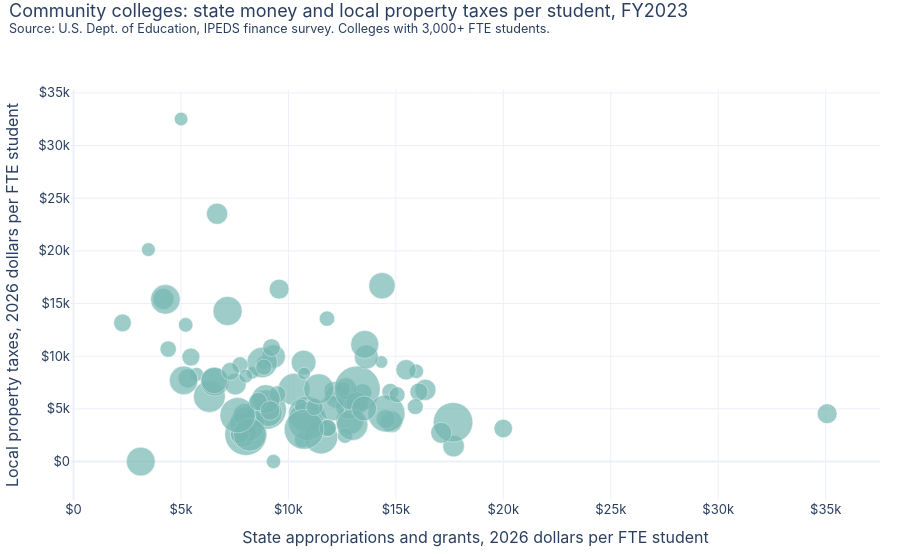

The notebook cell this image was saved under:
### Markdown cell above
### Property taxes versus state money
Community colleges get state money (the Prop 98 apportionment) and a share of local property tax. Colleges in the upper left have large property-tax bases and get less state money per student; the pattern is loose. Dot size is the number of students.

### Code cell
fig = go.Figure(go.Scatter(x=big.state_pf, y=big.local_tax_pf, mode="markers", text=big.name, marker=dict(size=(big.fte / big.fte.max() * 40 + 6), color=PALETTE[3], opacity=0.7, line=dict(width=0.5, color="white")),
                           hovertemplate="%{text}<br>state: $%{x:,.0f}<br>local property tax: $%{y:,.0f}<extra></extra>"))
fig.update_layout(xaxis_title="State appropriations and grants, " + PF, yaxis_title="Local property taxes, " + PF, xaxis_tickprefix="$", yaxis_tickprefix="$", showlegend=False, hovermode="closest")
base_layout(fig, f"Community colleges: state money and local property taxes per student, FY{int(last.fy.max())}", HE + ". Colleges with 3,000+ FTE students.")
fig.show()

### Figure 1 — Plotly figure (JSON) as saved in the notebook; plotly's stock layout.template omitted (floating-point values rounded to 4 significant figures)
{"data": [{"hovertemplate": "%{text}<br>state: $%{x:,.0f}<br>local property tax: $%{y:,.0f}<extra></extra>", "marker": {"color": "#76b7b2", "line": {"color": "white", "width": 0.5}, "opacity": 0.7, "size": [18.48, 42.19, 21.62, 39.53, 12.43, 19.79, 15.4, 39.55, 19.73, 32.05, 21.64, 26.38, 15.3, 13.89, 13.79, 27.64, 19.9, 23.46, 13.02, 26.05, 12.61, 17.95, 14.45, 23.46, 31.88, 28.48, 35.65, 34.84, 16.35, 18.8, 21.6, 33.6, 30.56, 26.18, 19.46, 21.74, 16.88, 18.99, 21.13, 16.25, 15.09, 38.86, 21.16, 14.39, 16.01, 25.67, 18.11, 22.74, 16.17, 21.0, 13.76, 21.21, 13.6, 28.76, 14.29, 23.77, 17.1, 46.0, 27.72, 17.18, 16.83, 28.69, 13.93, 29.19, 37.21, 15.19, 23.95, 31.42, 32.95, 29.62, 20.34, 17.74, 26.65, 17.94, 35.3, 14.52, 28.9, 25.07, 39.73, 24.75, 18.44, 15.92, 27.99, 17.69, 17.22, 30.23, 19.56, 18.58, 15.96, 12.65]}, "mode": "markers", "text": ["Allan Hancock College", "American River College", "Antelope Valley Community College District", "Bakersfield College", "Berkeley City College", "Butte College", "Cabrillo College", "Cerritos College", "Chabot College", "Chaffey College", "Citrus College", "City College of San Francisco", "Clovis Community College", "Coastline Community College", "College of San Mateo", "College of the Canyons", "College of the Desert", "College of the Sequoias", "Contra Costa College", "Cosumnes River College", "Crafton Hills College", "Cuesta College", "Cuyamaca College", "Cypress College", "De Anza College", "Diablo Valley College", "East Los Angeles College", "El Camino Community College District", "Evergreen Valley College", "Folsom Lake College", "Foothill College", "Fresno City College", "Fullerton College", "Glendale Community College", "Golden West College", "Grossmont College", "Hartnell College", "Imperial Valley College", "Irvine Valley College", "Laney College", "Las Positas College", "Long Beach City College", "Los Angeles City College", "Los Angeles Harbor College", "Los Angeles Mission College", "Los Angeles Pierce College", "Los Angeles Trade Technical College", "Los Angeles Valley College", "Los Medanos College", "Merced College", "Merritt College", "MiraCosta College", "Mission College", "Modesto Junior College", "Monterey Peninsula College", "Moorpark College", "Moreno Valley College", "Mt San Antonio College", "Mt San Jacinto Community College District", "Norco College", "Ohlone College", "Orange Coast College", "Oxnard College", "Palomar College", "Pasadena City College", "Reedley College", "Rio Hondo College", "Riverside City College", "Sacramento City College", "Saddleback College", "San Bernardino Valley College", "San Diego City College", "San Diego Mesa College", "San Diego Miramar College", "San Joaquin Delta College", "San Jose City College", "Santa Ana College", "Santa Barbara City College", "Santa Monica College", "Santa Rosa Junior College", "Santiago Canyon College", "Shasta College", "Sierra College", "Skyline College", "Solano Community College", "Southwestern College", "Ventura College", "Victor Valley College", "West Los Angeles College", "Yuba College"], "type": "scatter", "x": [13450.0, 8020.0, 17680.0, 17660.0, 8329.0, 35070.0, 11790.0, 8988.0, 12110.0, 10260.0, 14800.0, 14350.0, 10630.0, 5729.0, 3485.0, 12850.0, 9569.0, 12240.0, 8821.0, 7898.0, 14330.0, 5463.0, 15950.0, 9312.0, 6322.0, 6569.0, 10830.0, 8080.0, 4406.0, 7741.0, 7531.0, 11520.0, 8776.0, 12810.0, 5321.0, 12670.0, 14740.0, 14520.0, 4185.0, 8856.0, 12540.0, 10880.0, 16370.0, 12880.0, 13220.0, 12020.0, 16070.0, 13210.0, 7749.0, 17110.0, 8019.0, 6682.0, 5006.0, 3129.0, 9307.0, 7978.0, 11810.0, 13200.0, 9071.0, 11830.0, 9496.0, 5127.0, 10600.0, 7170.0, 14560.0, 12630.0, 13630.0, 12970.0, 8204.0, 4275.0, 15480.0, 9214.0, 6550.0, 7296.0, 7636.0, 5219.0, 8949.0, 13520.0, 10730.0, 10710.0, 8593.0, 15900.0, 13550.0, 2280.0, 11210.0, 11410.0, 9145.0, 20000.0, 15060.0, 10730.0], "y": [6519.0, 2583.0, 1469.0, 3725.0, 8426.0, 4540.0, 13570.0, 4939.0, 6669.0, 6848.0, 3773.0, 16690.0, 2032.0, 8273.0, 20130.0, 3876.0, 16370.0, 6189.0, 9398.0, 2606.0, 9455.0, 9920.0, 8565.0, 9970.0, 6179.0, 7563.0, 4511.0, 3547.0, 10670.0, 2578.0, 7352.0, 2319.0, 9397.0, 5263.0, 7888.0, 6917.0, 6614.0, 4045.0, 15440.0, 8959.0, 6906.0, 3849.0, 6809.0, 5253.0, 5381.0, 5070.0, 6603.0, 5538.0, 9169.0, 2730.0, 8112.0, 23530.0, 32520.0, 0.0, 0.0, 4389.0, 3177.0, 6889.0, 4627.0, 3182.0, 6393.0, 7705.0, 5287.0, 14290.0, 4555.0, 2448.0, 9927.0, 3488.0, 2551.0, 15390.0, 8712.0, 10810.0, 7689.0, 8563.0, 4399.0, 12970.0, 5926.0, 5036.0, 3049.0, 9400.0, 5690.0, 5213.0, 11120.0, 13160.0, 5187.0, 6898.0, 4843.0, 3135.0, 6341.0, 8356.0]}], "layout": {"font": {"family": "-apple-system, Segoe UI, sans-serif", "size": 13}, "height": 560, "hovermode": "x unified", "legend": {"orientation": "v", "x": 1.01}, "margin": {"b": 60, "l": 60, "r": 20, "t": 90}, "showlegend": false, "title": {"text": "Community colleges: state money and local property taxes per student, FY2023<br><sup>Source: U.S. Dept. of Education, IPEDS finance survey. Colleges with 3,000+ FTE students.</sup>", "x": 0.01, "y": 0.97, "yanchor": "top"}, "xaxis": {"tickprefix": "$", "title": {"text": "State appropriations and grants, 2026 dollars per FTE student"}}, "yaxis": {"tickprefix": "$", "title": {"text": "Local property taxes, 2026 dollars per FTE student"}}}}
